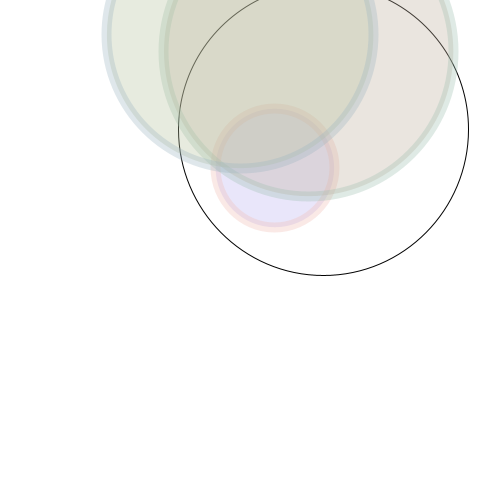
Frame 1 (no input)
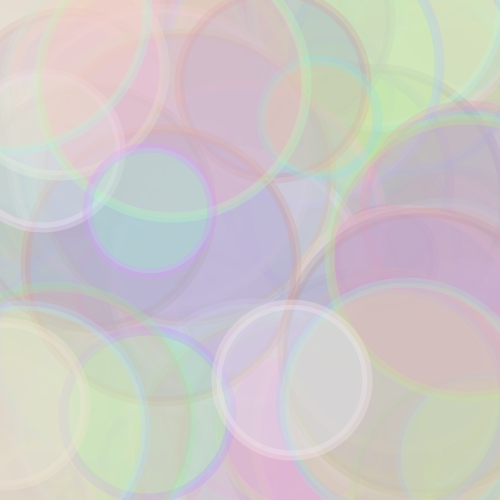
Frame 60 (the mouse pressed at the canvas centre just before this capture)
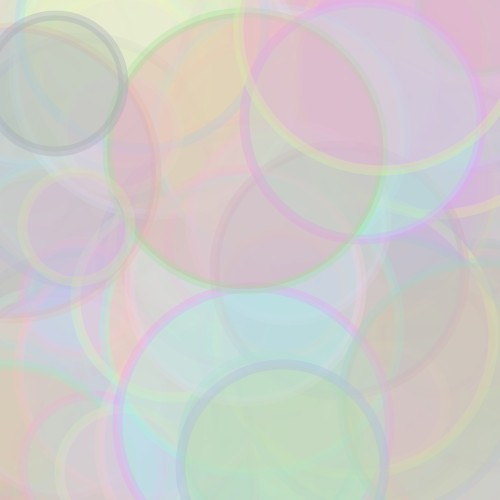
Frame 120 (the mouse held since frame 60 and released just before this capture)

The Processing sketch that drew these frames (run headless with seeded random() and noise(); from frame 60 on, the mouse is pressed at the canvas centre):

// Processing sketch: processing_99244
// ── processing_99244.pde

int i=0;
 
void setup()
{
size(500,500);
  background (255);
}
 
void draw() {

   
  for(int i=0;i<500;i=i+150)
  {
    float h=random(500);
    float j=random(500);
    float k=random(100,300);
    float col1=random(155,255);
    float col2=random(155,255);
    float col3=random(155,255);
    float opacity=random(70,100);
     
    frameRate(6);
     
    ellipse(h,j,k,k);
    strokeWeight(10);
    stroke(col2,col3,col1,opacity);
    fill(col3,col1,col2,opacity);
   
     
  }
   
}
